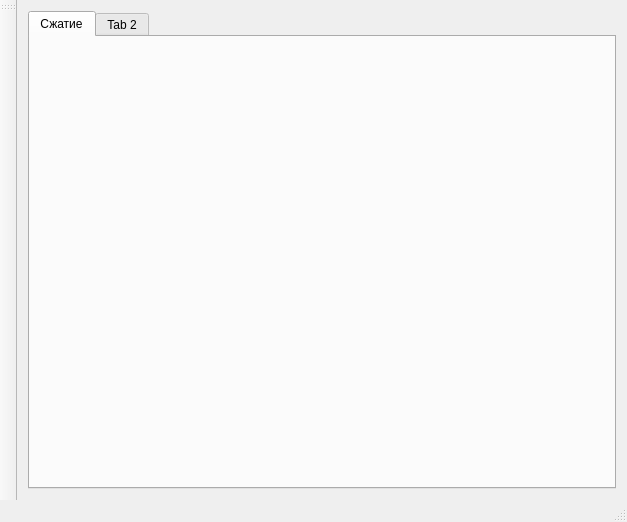
<?xml version="1.0" encoding="UTF-8"?>
<ui version="4.0">
 <class>Qtproj1Class</class>
 <widget class="QMainWindow" name="Qtproj1Class">
  <property name="geometry">
   <rect>
    <x>0</x>
    <y>0</y>
    <width>627</width>
    <height>522</height>
   </rect>
  </property>
  <property name="windowTitle">
   <string>Qtproj1</string>
  </property>
  <widget class="QWidget" name="centralWidget">
   <layout class="QGridLayout" name="gridLayout_2">
    <item row="0" column="1">
     <widget class="QTabWidget" name="tabWidget">
      <property name="currentIndex">
       <number>0</number>
      </property>
      <widget class="QWidget" name="tab">
       <attribute name="title">
        <string>Сжатие</string>
       </attribute>
      </widget>
      <widget class="QWidget" name="tab_2">
       <attribute name="title">
        <string>Tab 2</string>
       </attribute>
      </widget>
     </widget>
    </item>
   </layout>
  </widget>
  <widget class="QMenuBar" name="menuBar">
   <property name="geometry">
    <rect>
     <x>0</x>
     <y>0</y>
     <width>627</width>
     <height>21</height>
    </rect>
   </property>
  </widget>
  <widget class="QToolBar" name="mainToolBar">
   <attribute name="toolBarArea">
    <enum>LeftToolBarArea</enum>
   </attribute>
   <attribute name="toolBarBreak">
    <bool>false</bool>
   </attribute>
  </widget>
  <widget class="QStatusBar" name="statusBar"/>
 </widget>
 <layoutdefault spacing="6" margin="11"/>
 <resources>
  <include location="qtproj1.qrc"/>
 </resources>
 <connections/>
</ui>
